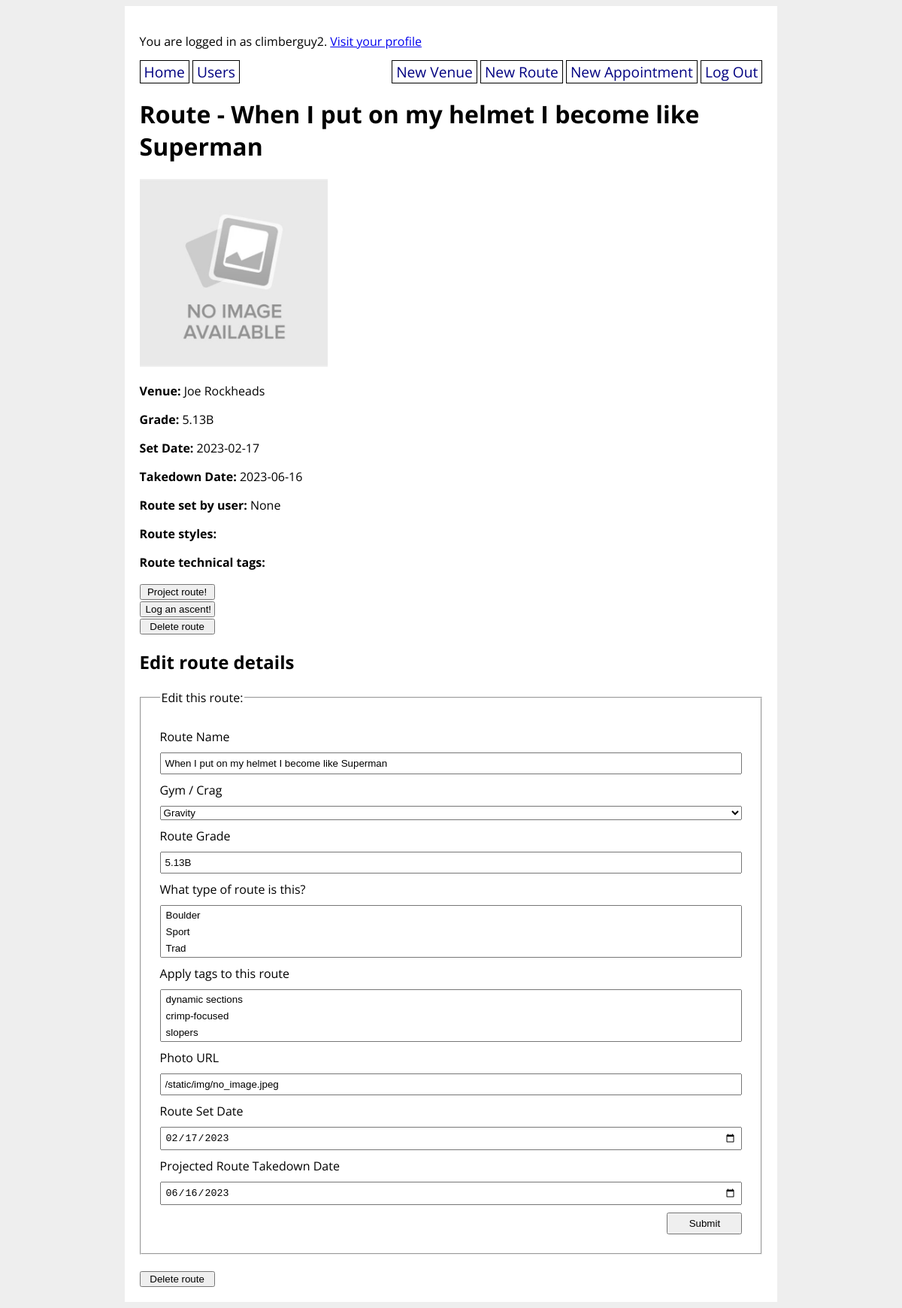
Page /route/5 (signed in) on the committed database.
### climbunity_app/models.py (models this page shows, shortened)
class User(UserMixin, db.Model):
    id = db.Column(db.Integer, primary_key=True)
    username = db.Column(db.String(80), nullable=False, unique=True)
    password = db.Column(db.String(200), nullable=False)
    email = db.Column(db.String(200), nullable=False)
    first_name = db.Column(db.String(50), nullable=False)
    last_name = db.Column(db.String(50), nullable=False)
    address = db.Column(db.String(200), nullable=False)
    has_gear = db.Column(db.Boolean, nullable=False)
    user_projects = db.relationship('Route',
        secondary='user_project_lists', back_populates='projecting_users'
    )
    user_appointments = db.relationship('Appointment',
        secondary='appointment_guests', back_populates='appointment_attendants'
    )
    user_does_styles = db.relationship('Style',
        secondary='user_style_lists', back_populates='climber_styles'
    )

class Route(db.Model):
    id = db.Column(db.Integer, primary_key=True)
    venue_id = db.Column(db.Integer, db.ForeignKey('venue.id'), nullable=False)
    setter_id = db.Column(db.Integer, db.ForeignKey('user.id'))
    name = db.Column(db.String(80), nullable=False)
    grade = db.Column(db.String(10), nullable=False)
    photo_url = db.Column(URLType)
    route_set_date = db.Column(db.Date)
    route_takedown_date = db.Column(db.Date)
    projecting_users = db.relationship('User',
        secondary='user_project_lists', back_populates='user_projects'
    )
    ascents_on_route = db.relationship('Ascent',
        secondary='route_ascent_lists', back_populates='routes_ascended'
    )
    possible_route_styles = db.relationship('Style',
        secondary='route_style_lists', back_populates='route_styles'
    )
    route_tags = db.relationship('Tag',
        secondary='route_tag_lists', back_populates='tagged_routes'
    )

class Venue(db.Model):
    id = db.Column(db.Integer, primary_key=True)
    name = db.Column(db.String(80), nullable=False)
    address = db.Column(db.String(80), nullable=False)
    open_hours = db.Column(db.String(1000))
    description = db.Column(db.String(1000))
    booked_appointments = db.relationship('Appointment',
        secondary='venue_bookings', back_populates='appointment_venues'
    )
    def __str__(self):
        return f'{self.name}'

### climbunity_app/main/routes.py (the view, shortened to what this page needs)
@main.route('/route/<route_id>', methods=['GET', 'POST'])
def route_detail(route_id):
    route = Route.query.get(route_id)
    route_venue = Venue.query.get(route.venue_id)
    setter = User.query.get(route.setter_id)
    form = RouteForm(obj=route)
    item = Route.query.get(route_id)
    return render_template('route_detail.html', form=form, route=route, route_venue=route_venue, setter=setter)

### climbunity_app/main/forms.py
class RouteForm(FlaskForm):
    name = StringField('Route Name',
        validators=[
            DataRequired(),
            Length(min=1, max=200, message="Your route name needs to be betweeen 1 and 200 chars")
        ])
    venue_id = QuerySelectField('Gym / Crag',
        query_factory=lambda: Venue.query)
    setter_id = QuerySelectField('Route Setter',
        query_factory=lambda: User.query)
    grade = StringField('Route Grade')
    photo_url = StringField('Photo URL')
    route_set_date = DateField('Route Set Date')
    route_takedown_date = DateField('Projected Route Takedown Date')
    route_styles = QuerySelectMultipleField('What type of route is this?',
        query_factory=lambda: Style.query)
    route_tags = QuerySelectMultipleField('Apply tags to this route',
        query_factory=lambda: Tag.query)
    submit = SubmitField('Submit')

### climbunity_app/extensions.py (called while the page is built)
@login_manager.user_loader
def load_user(user_id):
    return User.query.get(user_id)

### climbunity_app/models.py (called while the page is built)
    def __str__(self):
        return f'{self.style}'

    def __str__(self):
        return f'{self.tag}'

### climbunity_app/templates/route_detail.html (shortened to what this page needs)
{% extends 'base.html' %}
{% block content %}
<h1>Route - {{ route.name }}</h1>
{% if route.photo_url %}
    <p><img src="{{ route.photo_url }}" width="250px" height="250px"></p>
{% endif %}
<p><strong>Venue:</strong> {{ route_venue }}</p>
<p><strong>Grade:</strong> {{ route.grade }}</p>
<p><strong>Set Date:</strong> {{ route.route_set_date }}</p>
<p><strong>Takedown Date:</strong> {{ route.route_takedown_date }}</p>
<p><strong>Route set by user:</strong> {{ setter }}</p>
<p><strong>Route styles:</strong></p>
<p><strong>Route technical tags:</strong></p>
{% if current_user.is_authenticated %}
<form method="POST" action="/add_to_project_list/{{ route.id }}">
    <input type="submit" value="Project route!">
</form>
<form method="POST" action="/log_ascent/{{ route.id }}">
    <input type="submit" value="Log an ascent!">
</form>
<form method="POST" action="/delete_route/{{ route.id }}">
    <input type="submit" value="Delete route">
</form>
<h2>Edit route details</h2>
<form method="POST" action="{{ url_for('main.route_detail', route_id=route.id) }}">
    <fieldset>
        <legend>Edit this route:</legend>
        {{ form.name.label }}
        {{ form.name }}
        {{ form.venue_id.label }}
        {{ form.venue_id }}
        {{ form.grade.label }}
        {{ form.grade }}
        {{ form.route_styles.label }}
        {{ form.route_styles }}
        {{ form.route_tags.label }}
        {{ form.route_tags }}
        {{ form.photo_url.label }}
        {{ form.photo_url }}
        {{ form.route_set_date.label }}
        {{ form.route_set_date }}
        {{ form.route_takedown_date.label }}
        {{ form.route_takedown_date }}
        {{ form.submit }}
    </fieldset>
</form>
<form method="POST" action="/delete_route/{{ route.id }}">
    <input type="submit" value="Delete route">
</form>
{% endif %}
{% endblock %}

### climbunity_app/templates/base.html (shortened to what this page needs)
<!DOCTYPE html>
<html>
    <head>
        <link rel="stylesheet" href="/static/style.css">
    </head>
    <body>
        <div id="content">
            {% if current_user.is_authenticated %}
                <p>You are logged in as {{ current_user.username }}. <a href="/profile/{{ current_user.id }}">Visit your profile</a></p>
            {% endif %}
            <nav>
                <div>
                    <a href="/">Home</a>
                    <a href="/users">Users</a>
                </div>
                <div>
                    {% if current_user.is_authenticated %}
                        <a href="/new_venue">New Venue</a>
                        <a href="/new_route">New Route</a>
                        <a href="/new_appointment">New Appointment</a>
                        <a href="/logout">Log Out</a>
                    {% else %}
                        <a href="/signup">Sign Up</a>
                        <a href="/login">Log In</a>
                    {% endif %}
                </div>
            </nav>
            {% block content %}{% endblock %}
        </div>
    </body>
</html>

### climbunity_app/static/style.css (style rules this page uses)
body { display: flex; flex-direction: column; align-items: center; background-color: #eee; font-family: 'Open Sans', sans-serif; }
#content { width: 70%; background-color: white; padding: 20px; }
nav { width: 100%; display: flex; flex-direction: row; justify-content: space-between; }
nav a { color: navy; text-decoration: none; border: 1px solid black; padding: 1px 5px; font-size: 1.2em; }
fieldset { display: flex; flex-direction: column; margin: 20px 0; padding: 20px; }
fieldset * { margin: 5px; }
fieldset input { padding: 5px; }
input[type=submit] { width: 100px; align-self: flex-end; }

### rows in the picture
User: username "climberguy2"
Route: name "When I put on my helmet I become like Superman", photo_url (placeholder picture), grade "5.13B", route_set_date "2023-02-17", route_takedown_date "2023-06-16", venue_id "Gravity", photo_url "/static/img/no_image.jpeg", route_set_date "02/17/2023", route_takedown_date "06/16/2023"
Venue: name "Joe Rockheads"

### other values in the picture
{{ setter }} "None"
